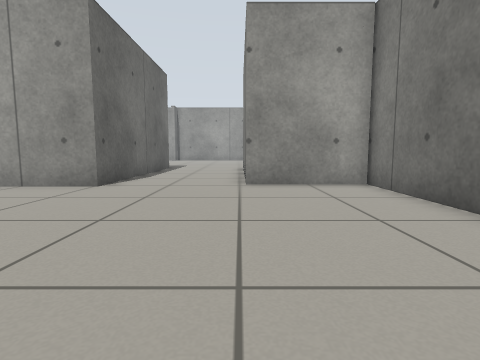
view 1 (above)

16 first-person views from a walk through a Gazebo world. The camera is 0.5 m above the floor, tilts 6° down and sees 80° across. The floor is counted in squares, 0.5 m on a side. Each view is taken from the middle of a square. On the plan, view 1 faces up. The plan holds only what a view shows up to about 11 squares ahead; the rest is blank.

view 2
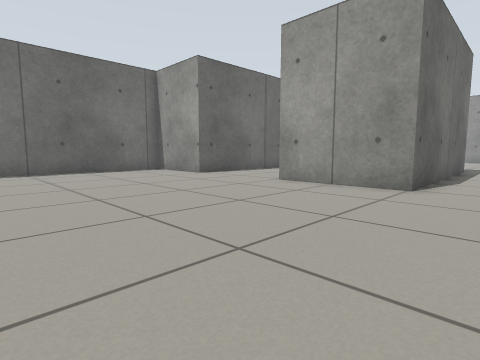

view 3
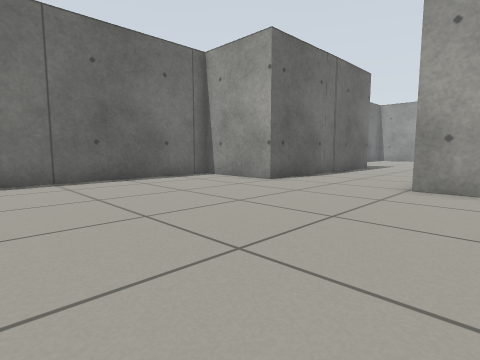

view 4
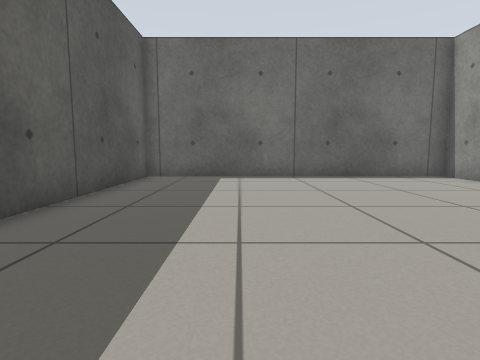

view 5
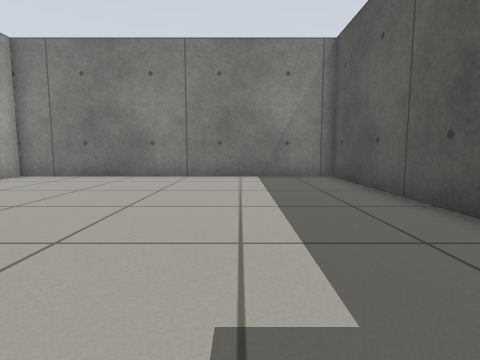

view 6
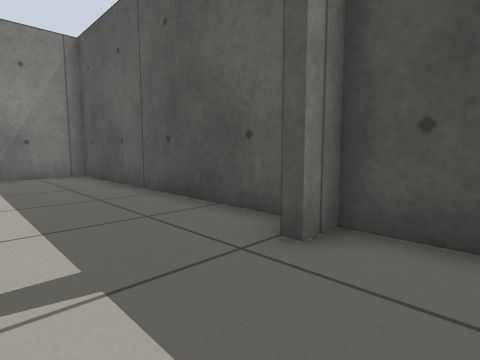

view 7
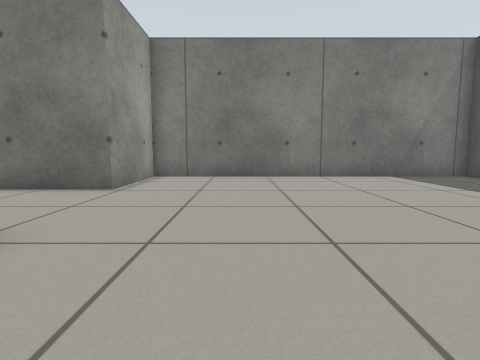

view 8
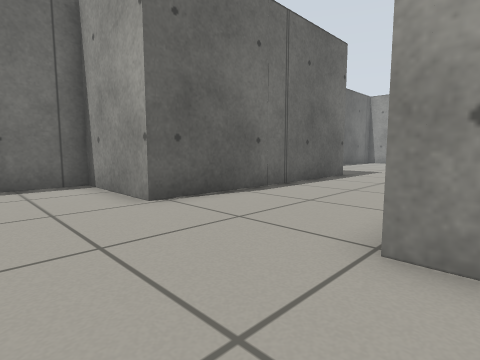

view 9
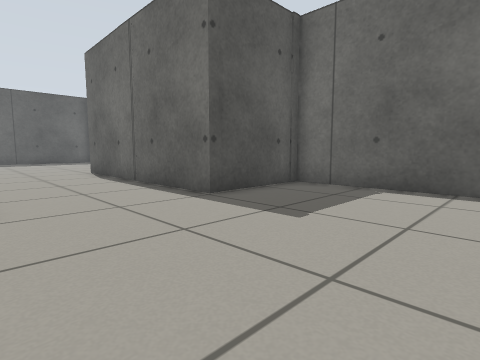

view 10
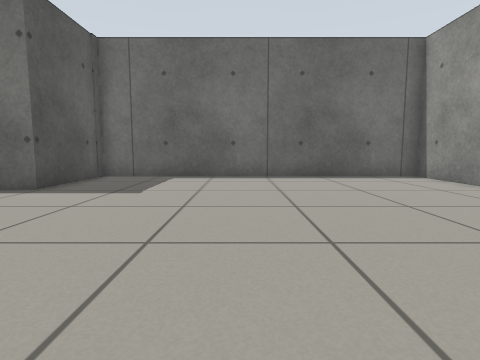

view 11
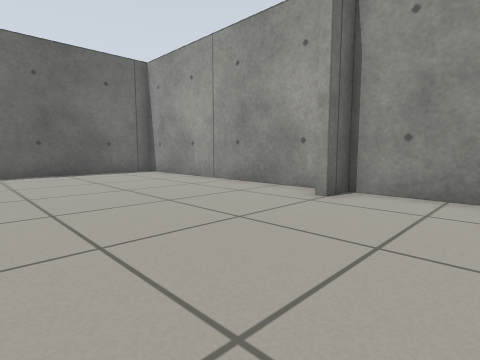

view 12
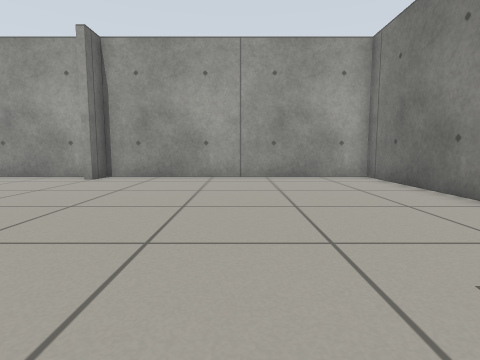

view 13
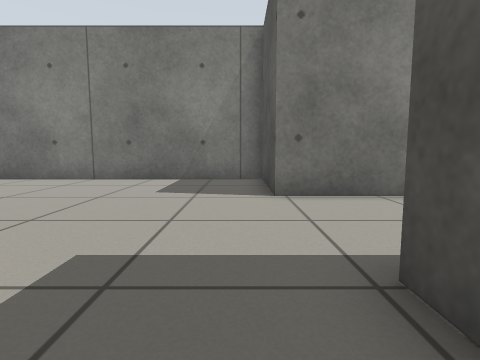

view 14
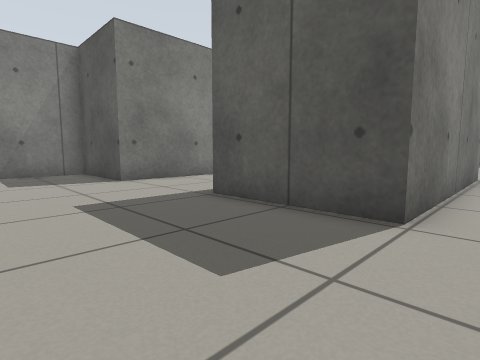

view 15
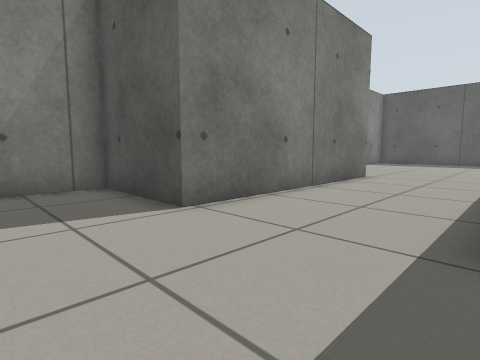

view 16
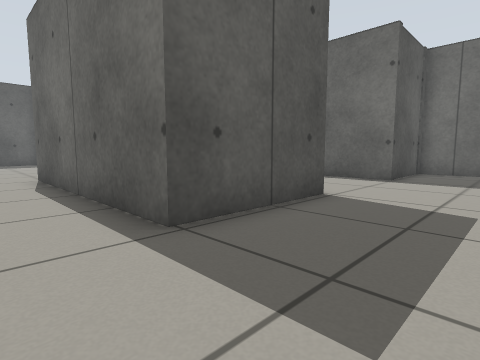

### Floor plan
Points are (right, up) in squares from view 1. A wall is a line through its corners. A room is listed if a view was taken in it or the views show most of it. See-through windows are left out.
Room 1 (views 1, 2, 3, 4, 5, 6, 7, 8)
walls: (-5.5, -3.5) (3.7, -3.5) (3.7, 8.2) (0.2, 8.2); (-3.9, 7.8) (-7.9, 7.8); (-12.1, 7.8) (-15.7, 7.8) (-15.7, -3.5) (-6.3, -3.5) (-6.3, -2.6)
ways out: opening at (-10, 8) to room 2; opening at (-2, 9) to room 2
Room 2 (views 9, 10, 11, 12, 13, 14, 15, 16)
walls: (-6.7, 27.6) (-15.7, 27.6) (-15.7, 15.8) (-12.1, 15.8) (-12.1, 7.8); (-7.9, 7.8) (-7.9, 15.8) (-3.9, 15.8) (-3.9, 7.8); (0.2, 8.2) (0.2, 16.2) (3.7, 16.2) (3.7, 27.6) (-6, 27.6) (-6, 26.6) (-6.4, 26.6)
ways out: opening at (-10, 8) to room 1; opening at (-2, 9) to room 1

Positions as (right, up) in squares from view 1, and headings:
1: (0, 0), facing up
2: (-2, 0), facing up-left
3: (-6, 0), facing up-left
4: (-5, 0), facing left
5: (-7, 0), facing right
6: (-8, 0), facing down-right
7: (-7, 5), facing right
8: (-7, 5), facing up-left
9: (-8, 21), facing down-left
10: (-5, 21), facing left
11: (-3, 21), facing up-left
12: (-1, 17), facing up
13: (-6, 17), facing right
14: (-9, 20), facing down-right
15: (-4, 19), facing down-right
16: (-2, 19), facing down-left
